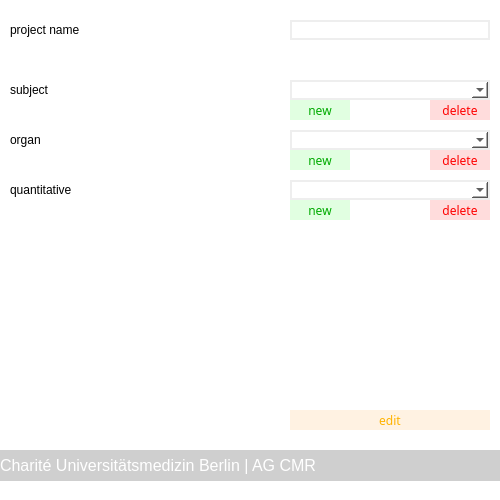
<?xml version="1.0" encoding="UTF-8"?>
<ui version="4.0">
 <class>Dialog</class>
 <widget class="QDialog" name="Dialog">
  <property name="geometry">
   <rect>
    <x>0</x>
    <y>0</y>
    <width>500</width>
    <height>500</height>
   </rect>
  </property>
  <property name="windowTitle">
   <string>Dialog</string>
  </property>
  <property name="styleSheet">
   <string notr="true">background-color: rgb(255, 255, 255);</string>
  </property>
  <widget class="QLabel" name="label_6">
   <property name="geometry">
    <rect>
     <x>0</x>
     <y>450</y>
     <width>501</width>
     <height>31</height>
    </rect>
   </property>
   <property name="font">
    <font>
     <family>Arial</family>
     <pointsize>12</pointsize>
     <weight>9</weight>
     <italic>false</italic>
     <bold>false</bold>
    </font>
   </property>
   <property name="styleSheet">
    <string notr="true">color: rgb(255, 255, 255);
background-color: rgb(207, 207, 207);
font: 75 12pt &quot;Arial&quot;;</string>
   </property>
   <property name="text">
    <string>Charité Universitätsmedizin Berlin | AG CMR</string>
   </property>
   <property name="alignment">
    <set>Qt::AlignLeading|Qt::AlignLeft|Qt::AlignVCenter</set>
   </property>
   <property name="wordWrap">
    <bool>true</bool>
   </property>
  </widget>
  <widget class="QLabel" name="label">
   <property name="geometry">
    <rect>
     <x>10</x>
     <y>20</y>
     <width>200</width>
     <height>20</height>
    </rect>
   </property>
   <property name="text">
    <string>project name</string>
   </property>
  </widget>
  <widget class="QPushButton" name="btn_icon_new">
   <property name="geometry">
    <rect>
     <x>290</x>
     <y>410</y>
     <width>200</width>
     <height>20</height>
    </rect>
   </property>
   <property name="font">
    <font>
     <family>Arial Nova</family>
     <weight>50</weight>
     <bold>false</bold>
    </font>
   </property>
   <property name="styleSheet">
    <string notr="true">QPushButton
{
color: rgb(0, 170, 0);
background-color: rgb(225, 255, 225);
border: 0px;
}

QPushButton::pressed
{
color: rgb(0, 170, 0);
background-color: rgb(225, 255, 225);
border: 0px;
}

QPushButton::hover
{
color: rgb(225, 255, 225);
background-color: rgb(0, 170, 0);
border: 0px;
font-weight: bold;
}</string>
   </property>
   <property name="text">
    <string>add</string>
   </property>
  </widget>
  <widget class="QPushButton" name="btn_icon_edit">
   <property name="geometry">
    <rect>
     <x>290</x>
     <y>410</y>
     <width>200</width>
     <height>20</height>
    </rect>
   </property>
   <property name="font">
    <font>
     <family>Arial Nova</family>
     <weight>50</weight>
     <bold>false</bold>
    </font>
   </property>
   <property name="styleSheet">
    <string notr="true">QPushButton
{
color: rgb(255, 179, 0);
background-color: rgb(255, 242, 226);
border: 0px;
}

QPushButton::pressed
{
color: rgb(255, 179, 0);
background-color: rgb(255, 242, 226);
border: 0px;
}

QPushButton::hover
{
color:rgb(255, 242, 226);
background-color:  rgb(255, 179, 0);
border: 0px;
font-weight: bold;
}</string>
   </property>
   <property name="text">
    <string>edit</string>
   </property>
  </widget>
  <widget class="QPushButton" name="btn_icon_delete_subject">
   <property name="geometry">
    <rect>
     <x>430</x>
     <y>100</y>
     <width>60</width>
     <height>20</height>
    </rect>
   </property>
   <property name="font">
    <font>
     <family>Arial Nova</family>
     <weight>50</weight>
     <bold>false</bold>
    </font>
   </property>
   <property name="styleSheet">
    <string notr="true">QPushButton
{
color:rgb(255, 0, 0);
background-color: rgb(255, 220, 220);
border: 0px;
}

QPushButton::pressed
{
color:rgb(255, 0, 0);
background-color: rgb(255, 220, 220);
border: 0px;
}

QPushButton::hover
{
color:rgb(255, 220, 220);
background-color: rgb(255, 0, 0);
border: 0px;
font-weight: bold;
}</string>
   </property>
   <property name="text">
    <string>delete</string>
   </property>
   <property name="iconSize">
    <size>
     <width>20</width>
     <height>20</height>
    </size>
   </property>
  </widget>
  <widget class="QPushButton" name="btn_icon_new_organ">
   <property name="geometry">
    <rect>
     <x>290</x>
     <y>150</y>
     <width>60</width>
     <height>20</height>
    </rect>
   </property>
   <property name="font">
    <font>
     <family>Arial Nova</family>
     <weight>50</weight>
     <bold>false</bold>
    </font>
   </property>
   <property name="styleSheet">
    <string notr="true">QPushButton
{
color: rgb(0, 170, 0);
background-color: rgb(225, 255, 225);
border: 0px;
}

QPushButton::pressed
{
color: rgb(0, 170, 0);
background-color: rgb(225, 255, 225);
border: 0px;
}

QPushButton::hover
{
color: rgb(225, 255, 225);
background-color: rgb(0, 170, 0);
border: 0px;
font-weight: bold;
}</string>
   </property>
   <property name="text">
    <string>new</string>
   </property>
   <property name="iconSize">
    <size>
     <width>20</width>
     <height>20</height>
    </size>
   </property>
  </widget>
  <widget class="QComboBox" name="opt_organ">
   <property name="geometry">
    <rect>
     <x>290</x>
     <y>130</y>
     <width>200</width>
     <height>20</height>
    </rect>
   </property>
   <property name="styleSheet">
    <string notr="true">border-color: rgb(238, 238, 238);
border-width : 2px;
border-style:solid;</string>
   </property>
  </widget>
  <widget class="QLabel" name="label_4">
   <property name="geometry">
    <rect>
     <x>10</x>
     <y>180</y>
     <width>200</width>
     <height>20</height>
    </rect>
   </property>
   <property name="text">
    <string>quantitative</string>
   </property>
  </widget>
  <widget class="QPushButton" name="btn_icon_new_subject">
   <property name="geometry">
    <rect>
     <x>290</x>
     <y>100</y>
     <width>60</width>
     <height>20</height>
    </rect>
   </property>
   <property name="font">
    <font>
     <family>Arial Nova</family>
     <weight>50</weight>
     <bold>false</bold>
    </font>
   </property>
   <property name="styleSheet">
    <string notr="true">QPushButton
{
color: rgb(0, 170, 0);
background-color: rgb(225, 255, 225);
border: 0px;
}

QPushButton::pressed
{
color: rgb(0, 170, 0);
background-color: rgb(225, 255, 225);
border: 0px;
}

QPushButton::hover
{
color: rgb(225, 255, 225);
background-color: rgb(0, 170, 0);
border: 0px;
font-weight: bold;
}</string>
   </property>
   <property name="text">
    <string>new</string>
   </property>
   <property name="iconSize">
    <size>
     <width>20</width>
     <height>20</height>
    </size>
   </property>
  </widget>
  <widget class="QPushButton" name="btn_icon_delete_organ">
   <property name="geometry">
    <rect>
     <x>430</x>
     <y>150</y>
     <width>60</width>
     <height>20</height>
    </rect>
   </property>
   <property name="font">
    <font>
     <family>Arial Nova</family>
     <weight>50</weight>
     <bold>false</bold>
    </font>
   </property>
   <property name="styleSheet">
    <string notr="true">QPushButton
{
color:rgb(255, 0, 0);
background-color: rgb(255, 220, 220);
border: 0px;
}

QPushButton::pressed
{
color:rgb(255, 0, 0);
background-color: rgb(255, 220, 220);
border: 0px;
}

QPushButton::hover
{
color:rgb(255, 220, 220);
background-color: rgb(255, 0, 0);
border: 0px;
font-weight: bold;
}</string>
   </property>
   <property name="text">
    <string>delete</string>
   </property>
   <property name="iconSize">
    <size>
     <width>20</width>
     <height>20</height>
    </size>
   </property>
  </widget>
  <widget class="QComboBox" name="opt_quantitative">
   <property name="geometry">
    <rect>
     <x>290</x>
     <y>180</y>
     <width>200</width>
     <height>20</height>
    </rect>
   </property>
   <property name="styleSheet">
    <string notr="true">border-color: rgb(238, 238, 238);
border-width : 2px;
border-style:solid;</string>
   </property>
  </widget>
  <widget class="QLineEdit" name="txt_name">
   <property name="geometry">
    <rect>
     <x>290</x>
     <y>20</y>
     <width>200</width>
     <height>20</height>
    </rect>
   </property>
   <property name="styleSheet">
    <string notr="true">border-color: rgb(238, 238, 238);
border-width : 2px;
border-style:solid;</string>
   </property>
   <property name="text">
    <string/>
   </property>
  </widget>
  <widget class="QPushButton" name="btn_icon_new_quantitative">
   <property name="geometry">
    <rect>
     <x>290</x>
     <y>200</y>
     <width>60</width>
     <height>20</height>
    </rect>
   </property>
   <property name="font">
    <font>
     <family>Arial Nova</family>
     <weight>50</weight>
     <bold>false</bold>
    </font>
   </property>
   <property name="styleSheet">
    <string notr="true">QPushButton
{
color: rgb(0, 170, 0);
background-color: rgb(225, 255, 225);
border: 0px;
}

QPushButton::pressed
{
color: rgb(0, 170, 0);
background-color: rgb(225, 255, 225);
border: 0px;
}

QPushButton::hover
{
color: rgb(225, 255, 225);
background-color: rgb(0, 170, 0);
border: 0px;
font-weight: bold;
}</string>
   </property>
   <property name="text">
    <string>new</string>
   </property>
   <property name="iconSize">
    <size>
     <width>20</width>
     <height>20</height>
    </size>
   </property>
  </widget>
  <widget class="QLabel" name="label_3">
   <property name="geometry">
    <rect>
     <x>10</x>
     <y>130</y>
     <width>200</width>
     <height>20</height>
    </rect>
   </property>
   <property name="text">
    <string>organ</string>
   </property>
  </widget>
  <widget class="QLabel" name="label_2">
   <property name="geometry">
    <rect>
     <x>10</x>
     <y>80</y>
     <width>200</width>
     <height>20</height>
    </rect>
   </property>
   <property name="text">
    <string>subject</string>
   </property>
  </widget>
  <widget class="QPushButton" name="btn_icon_delete_quantitative">
   <property name="geometry">
    <rect>
     <x>430</x>
     <y>200</y>
     <width>60</width>
     <height>20</height>
    </rect>
   </property>
   <property name="font">
    <font>
     <family>Arial Nova</family>
     <weight>50</weight>
     <bold>false</bold>
    </font>
   </property>
   <property name="styleSheet">
    <string notr="true">QPushButton
{
color:rgb(255, 0, 0);
background-color: rgb(255, 220, 220);
border: 0px;
}

QPushButton::pressed
{
color:rgb(255, 0, 0);
background-color: rgb(255, 220, 220);
border: 0px;
}

QPushButton::hover
{
color:rgb(255, 220, 220);
background-color: rgb(255, 0, 0);
border: 0px;
font-weight: bold;
}</string>
   </property>
   <property name="text">
    <string>delete</string>
   </property>
   <property name="iconSize">
    <size>
     <width>20</width>
     <height>20</height>
    </size>
   </property>
  </widget>
  <widget class="QComboBox" name="opt_subject">
   <property name="geometry">
    <rect>
     <x>290</x>
     <y>80</y>
     <width>200</width>
     <height>20</height>
    </rect>
   </property>
   <property name="styleSheet">
    <string notr="true">border-color: rgb(238, 238, 238);
border-width : 2px;
border-style:solid;</string>
   </property>
  </widget>
 </widget>
 <resources/>
 <connections/>
</ui>
